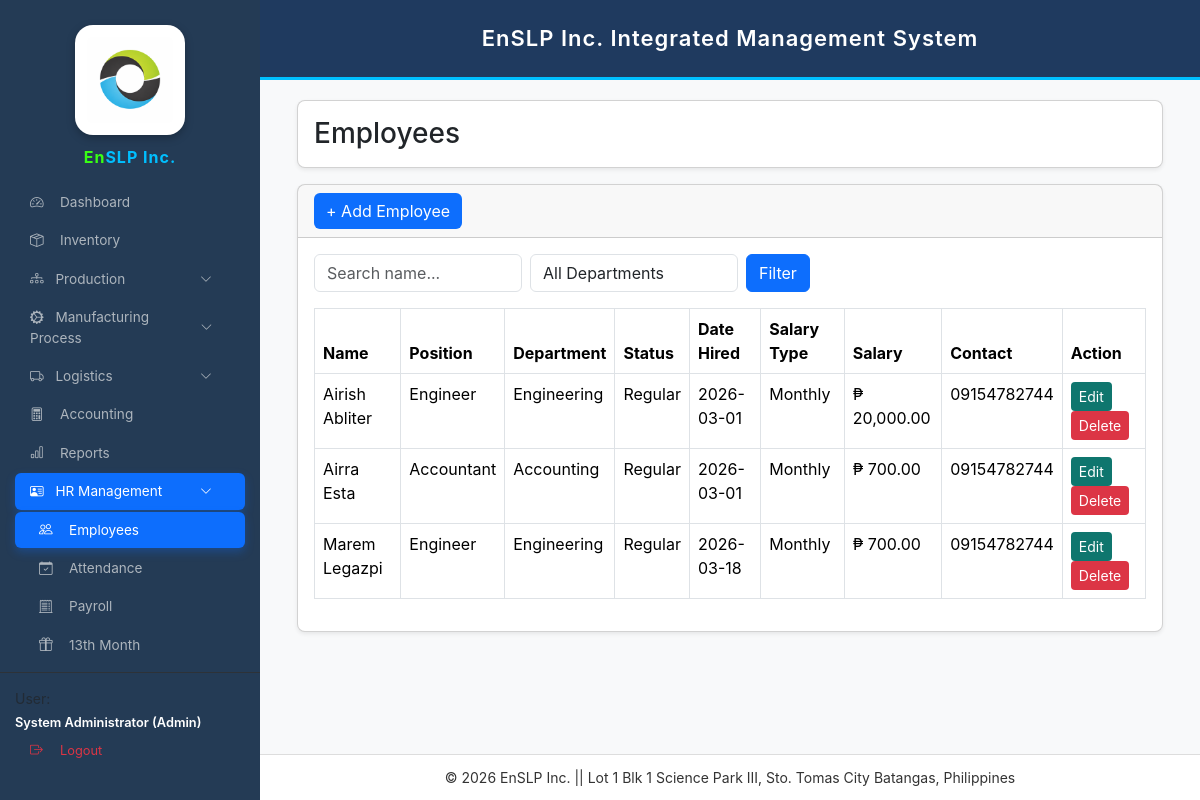
The page /employees.php (signed in) on the database as committed earlier.
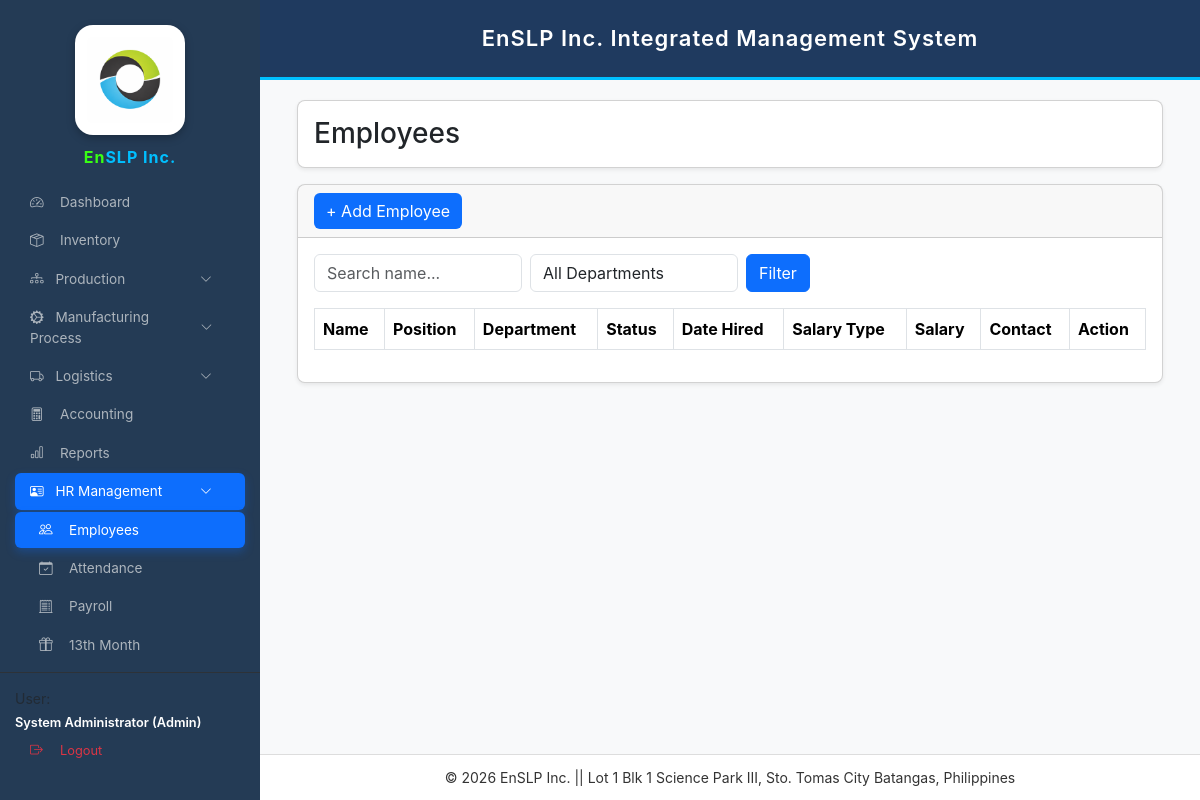
The same page on the database as committed later.
### tables this page shows
CREATE TABLE `employees` (
  `id` int(11) NOT NULL,
  `full_name` varchar(255) NOT NULL,
  `position` varchar(100) DEFAULT NULL,
  `department` varchar(100) DEFAULT NULL,
  `employment_status` varchar(50) DEFAULT NULL,
  `date_hired` date DEFAULT NULL,
  `salary_type` enum('Daily','Monthly') NOT NULL DEFAULT 'Daily',
  `salary_amount` decimal(10,2) NOT NULL DEFAULT 0.00,
  `contact_no` varchar(20) DEFAULT NULL,
  `daily_rate` decimal(10,2) DEFAULT NULL,
  `status` enum('Active','Inactive') DEFAULT 'Active',
  `monthly_salary` decimal(10,2) NOT NULL DEFAULT 0.00
);

### employees.php (the view, shortened to what this page needs)
<?php
include 'config.php';
$q = trim($_GET['q'] ?? '');
function money2($n){ return number_format((float)$n, 2); }
?>
<!DOCTYPE html>
<html>
<head>
<link href="https://cdn.jsdelivr.net/npm/bootstrap@5.3.3/dist/css/bootstrap.min.css" rel="stylesheet">
<link rel="stylesheet" href="https://cdn.jsdelivr.net/npm/bootstrap-icons@1.11.0/font/bootstrap-icons.css">
</head>
<body>
<?php include 'sidebar.php'; ?>
<?php include 'header.php'; ?>
<div class="main-content">
<div class="container-fluid">
<div class="card shadow-sm mb-3">
<div class="card-body d-flex justify-content-between align-items-center">
<h3 class="mb-0">Employees</h3>
</div>
</div>
<div class="card shadow-sm">
<div class="card-header d-flex justify-content-between align-items-center">
<button class="btn btn-blue" data-bs-toggle="modal" data-bs-target="#addModal">
+ Add Employee
</button>
</div>
<div class="card-body">
<form method="GET" class="mb-3 d-flex gap-2">
<input type="text" name="q" class="form-control w-25"
placeholder="Search name..."
value="<?= htmlspecialchars($q) ?>">
<select name="dept" class="form-control w-25">
    <option value="">All Departments</option>
</select>
<button class="btn btn-primary">Filter</button>
</form>
<div class="table-responsive">
<table class="table table-bordered">
<thead>
<tr>
<th>Name</th>
<th>Position</th>
<th>Department</th>
<th>Status</th>
<th>Date Hired</th>
<th>Salary Type</th>
<th>Salary</th>
<th>Contact</th>
<th>Action</th>
</tr>
</thead>
<tbody>
<?php
$sql = "SELECT * FROM employees WHERE 1";
$sql .= " ORDER BY id DESC";
$stmt = $conn->prepare($sql);
$stmt->execute();
while($row=$stmt->fetch()){
?>
<tr>
<td><?=$row['full_name']?></td>
<td><?=$row['position']?></td>
<td><?=$row['department']?></td>
<td><?=$row['employment_status']?></td>
<td><?=$row['date_hired']?></td>
<td><?=$row['salary_type']?></td>
<td>₱ <?=money2($row['salary_amount'])?></td>
<td><?=$row['contact_no']?></td>
<td>
<button
class="btn btn-edit btn-sm"
data-bs-toggle="modal"
data-bs-target="#edit<?=$row['id']?>">
Edit
</button>
<a href="?delete=<?=$row['id']?>"
onclick="return confirm('Delete employee?')"
class="btn btn-delete btn-sm">
Delete
</a>
</td>
</tr>
<?php } ?>
</tbody>
</table>
</div>
</div>
</div>
</div>
</div>
<?php include 'footer.php'; ?>
</body>
</html>

Rows that differ between the two databases and show on the page:
removed employees: full_name "Airish Abliter", position "Engineer", department "Engineering", employment_status "Regular", date_hired "2026-03-01", salary_type "Monthly", salary_amount "20,000.00", contact_no "09154782744"
removed employees: full_name "Airra Esta", position "Accountant", department "Accounting", employment_status "Regular", date_hired "2026-03-01", salary_type "Monthly", salary_amount "700.00", contact_no "09154782744"
removed employees: full_name "Marem Legazpi", position "Engineer", department "Engineering", employment_status "Regular", date_hired "2026-03-18", salary_type "Monthly", salary_amount "700.00", contact_no "09154782744"
